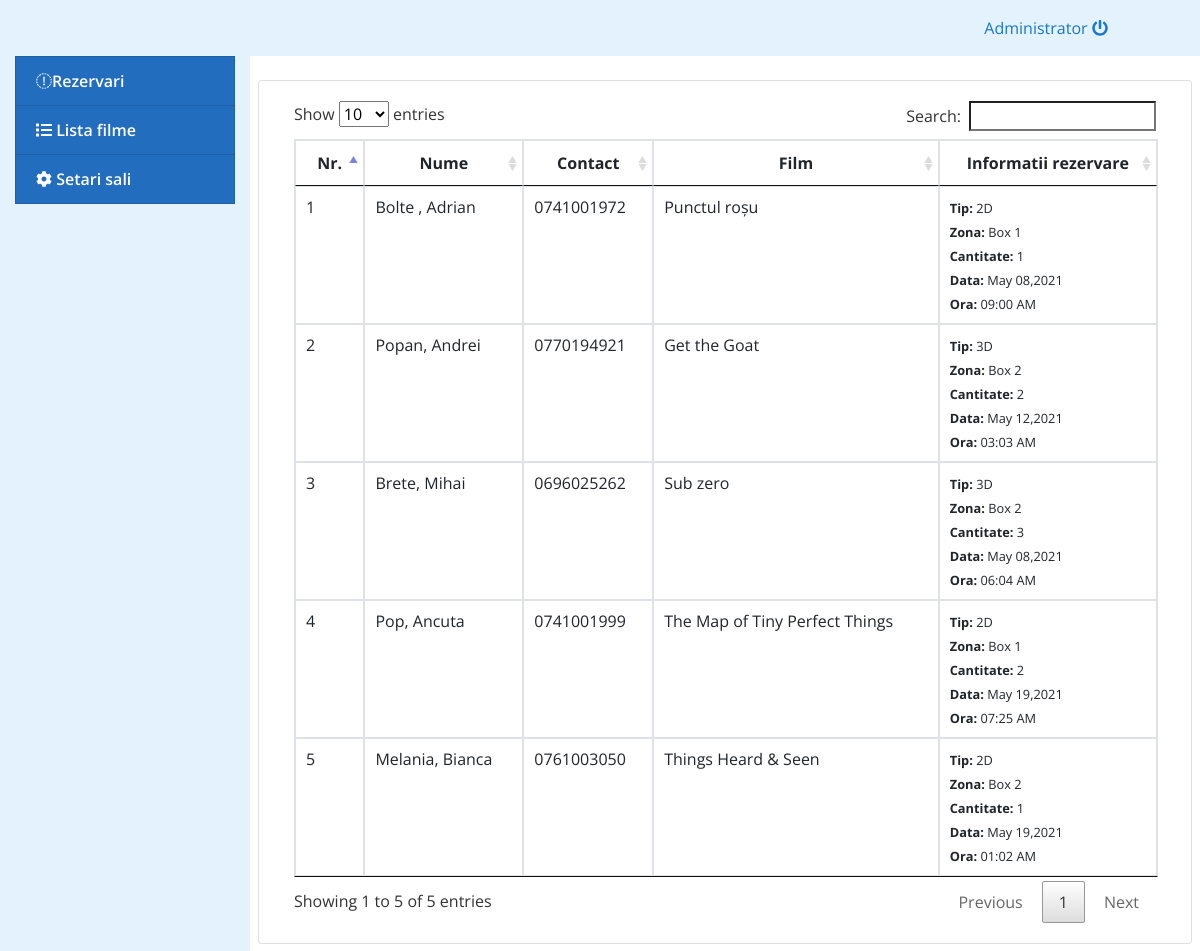
/admin/index.php (signed in), run on the app's committed database.
### tables this page shows
CREATE TABLE `books` (
  `id` int(30) NOT NULL,
  `movie_id` int(30) NOT NULL,
  `ts_id` int(30) NOT NULL,
  `lastname` varchar(100) NOT NULL,
  `firstname` varchar(100) NOT NULL,
  `contact_no` varchar(15) NOT NULL,
  `qty` int(11) NOT NULL,
  `date` date NOT NULL,
  `time` time NOT NULL
);

CREATE TABLE `movies` (
  `id` int(30) NOT NULL,
  `title` text NOT NULL,
  `cover_img` text NOT NULL,
  `description` text NOT NULL,
  `duration` float NOT NULL,
  `date_showing` date NOT NULL,
  `end_date` date NOT NULL,
  `trailer_yt_link` text NOT NULL
);

CREATE TABLE `theater` (
  `id` int(30) NOT NULL,
  `name` text NOT NULL
);

CREATE TABLE `theater_settings` (
  `id` int(30) NOT NULL,
  `theater_id` int(30) NOT NULL,
  `seat_group` varchar(250) NOT NULL,
  `seat_count` int(11) NOT NULL DEFAULT 0
);

### admin/book.php (the view, shortened to what this page needs)
<?php include ('db_connect.php') ?>
<div class="container-fluid">
	<div class="row">
		<div class="card col-md-12 mt-3">
			<div class="card-body">
				<table class="table table-bordered">
					<thead>
						<tr>
							<th class="text-center">Nr.</th>
							<th class="text-center">Nume</th>
							<th class="text-center">Contact</th>
							<th class="text-center">Film</th>
							<th class="text-center">Informatii rezervare</th>
						</tr>
					</thead>
					<tbody>
						<?php
						$i = 1;
						$movie = $conn->query("SELECT b.*,m.title,ts.seat_group,t.name as theater FROM books b inner join movies m on b.movie_id = m.id inner join theater_settings ts on ts.id = b.ts_id inner join theater t on t.id = ts.theater_id  ");
						while($row=$movie->fetch_assoc()){
						 ?>
						 <tr>
						 	<td><?php echo $i++ ?></td>
						 	<td><?php echo ucwords($row['lastname'].', '.$row['firstname']) ?></td>
						 	<td><?php echo $row['contact_no'] ?></td>
						 	<td><?php echo $row['title'] ?></td>
						 	<td>
						 		<p><small><b>Tip:</b> <?php echo $row['theater'] ?></small></p>
						 		<p><small><b>Zona:</b> <?php echo $row['seat_group'] ?></small></p>
						 		<p><small><b>Cantitate:</b> <?php echo $row['qty'] ?></small></p>
						 		<p><small><b>Data:</b> <?php echo date("M d,Y",strtotime($row['date'])) ?></small></p>
						 		<p><small><b>Ora:</b> <?php echo date("h:i A",strtotime($row['time'])) ?></small></p>
						 	</td>
						 </tr>
						<?php } ?>
					</tbody>
				</table>
			</div>
		</div>
	</div>
</div>

### admin/index.php (shortened to what this page needs)
<!DOCTYPE html>
<html lang="en">
<head>
<?php
 include('./header.php');
 ?>
</head>
<body>
	<?php include 'topbar.php' ?>
	<?php include 'navbar.php' ?>
  <main id="view-panel" >
      <?php $page = isset($_GET['page']) ? $_GET['page'] :'book'; ?>
  	<?php include $page.'.php' ?>
  </main>
</body>
</html>

### admin/header.php (shortened to what this page needs)
  <link rel="stylesheet" href="assets/font-awesome/css/all.min.css">
<link href="assets/vendor/bootstrap/css/bootstrap.min.css" rel="stylesheet">
<link href="assets/vendor/icofont/icofont.min.css" rel="stylesheet">
<link href="assets/vendor/boxicons/css/boxicons.min.css" rel="stylesheet">
<link href="assets/vendor/venobox/venobox.css" rel="stylesheet">
<link href="assets/vendor/animate.css/animate.min.css" rel="stylesheet">
<link href="assets/vendor/remixicon/remixicon.css" rel="stylesheet">
<link href="assets/vendor/owl.carousel/assets/owl.carousel.min.css" rel="stylesheet">
<link href="assets/vendor/bootstrap-datepicker/css/bootstrap-datepicker.min.css" rel="stylesheet">
<link href="assets/DataTables/datatables.min.css" rel="stylesheet">
<link href="assets/css/style.css" rel="stylesheet">
<link type="text/css" rel="stylesheet" href="assets/css/jquery-te-1.4.0.css">

### admin/topbar.php
<nav class="navbar navbar-light fixed-top " style="background-color: #e3f2fd;">
  <div class="container-fluid mt-2 mb-2">
  	<div class="col-lg-12">
	  	<div class="col-md-2 float-right">
	  		<a href="ajax.php?action=logout"><?php echo $_SESSION['login_name'] ?> <i class="fa fa-power-off"></i></a>
	    </div>
    </div>
  </div>
</nav>

### admin/navbar.php (shortened to what this page needs)
<nav id="sidebar" class='mx-lt-5 bg-light' style="background-color: #e3f2fd !important;">
	<div class="container-fluid">
		<div class="sidebar-list">
				<a href="index.php?page=book" class="nav-item nav-book"><span class='icon-field'><i class="fa fa-ticket"></i></span>Rezervari</a>
				<a href="index.php?page=movielist" class="nav-item nav-movielist"><span class='icon-field'><i class="fa fa-list"></i></span> Lista filme</a>
				<a href="index.php?page=theater_settings" class="nav-item nav-theater_settings"><span class='icon-field'><i class="fa fa-cog"></i></span> Setari sali</a>
		</div>
	</div>
</nav>

### admin/assets/css/style.css (style rules this page uses)
body { font-family: "Open Sans", sans-serif; color: #444444; width: 100%; height: calc(100%); }
a { color: #1977cc; }
nav#sidebar { height: calc(100%); position: fixed; z-index: 99; left: 0; width: 250px; }
a.nav-item { position: relative; display: block; padding: .75rem 1.25rem; margin-bottom: -1px; border: 1px solid rgba(0,0,0,.125); background-color: #226dbd; color: #ffffff; font-weight: 600; }
main#view-panel { margin-left: 250px; width:calc(100% - 250px); margin-top: 3.5rem; padding: .5em }

### admin/book.php (style rules this page uses)
td p { margin: 0 }

### data on the page
books: lastname+firstname "Bolte , Adrian", contact_no "0741001972", movie.title "Punctul roșu", theater.name "2D", theater_settings.seat_group "Box 1", qty "1", date "May 08,2021", time "09:00 AM"
books: lastname+firstname "Popan, Andrei", contact_no "0770194921", movie.title "Get the Goat", theater.name "3D", theater_settings.seat_group "Box 2", qty "2", date "May 12,2021", time "03:03 AM"
books: lastname+firstname "Brete, Mihai", contact_no "0696025262", movie.title "Sub zero", theater.name "3D", theater_settings.seat_group "Box 2", qty "3", date "May 08,2021", time "06:04 AM"
books: lastname+firstname "Pop, Ancuta", contact_no "0741001999", movie.title "The Map of Tiny Perfect Things", theater.name "2D", theater_settings.seat_group "Box 1", qty "2", date "May 19,2021", time "07:25 AM"
books: lastname+firstname "Melania, Bianca", contact_no "0761003050", movie.title "Things Heard & Seen", theater.name "2D", theater_settings.seat_group "Box 2", qty "1", date "May 19,2021", time "01:02 AM"

### other printed values
$_SESSION['login_name'] "Administrator"
